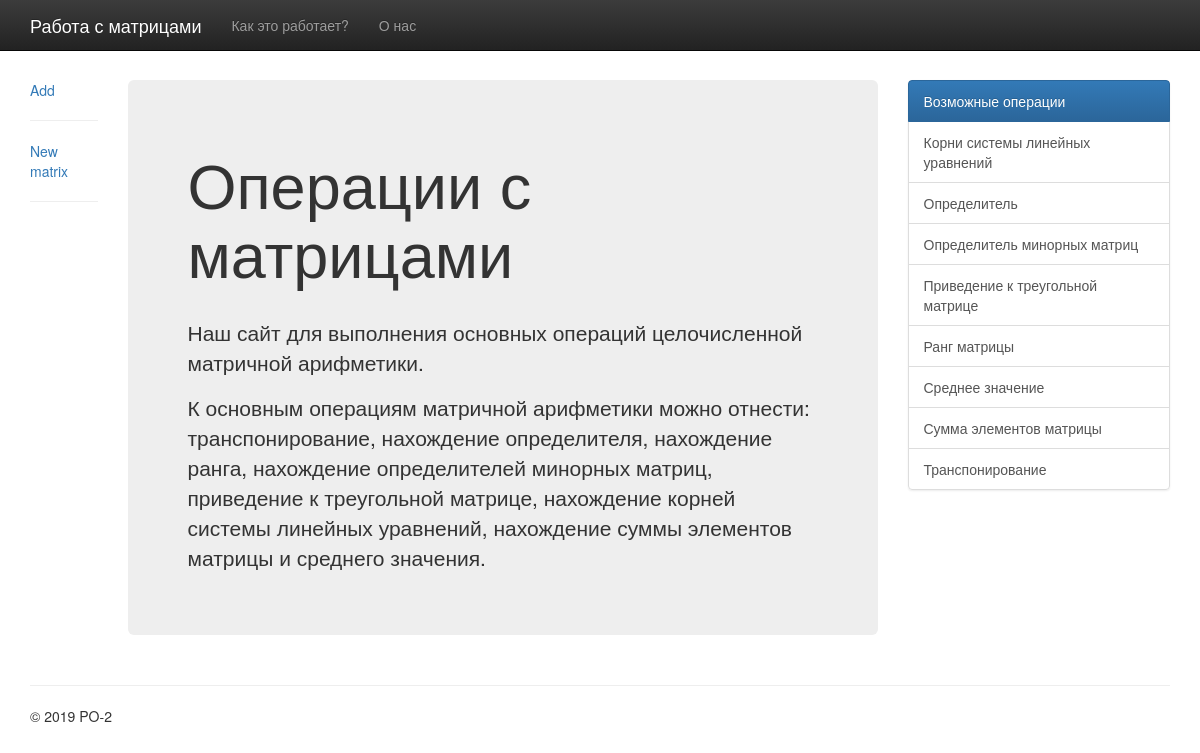
Before: / with the older database file.
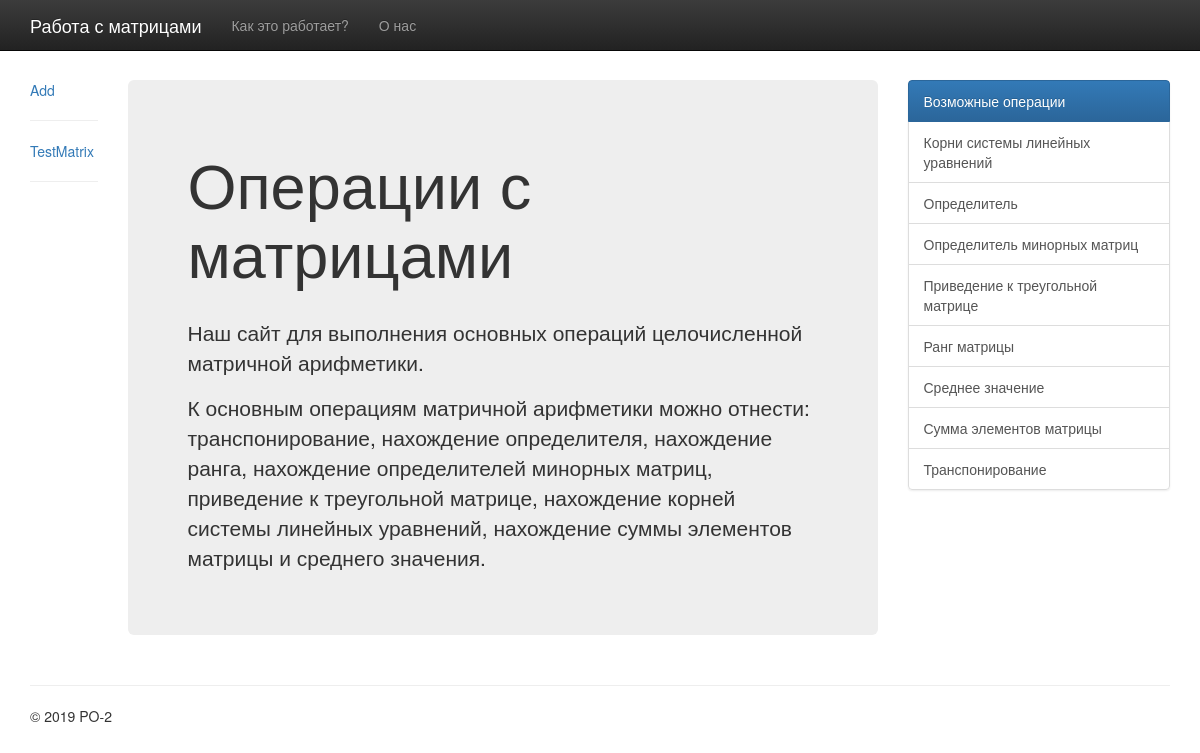
After: the same page with the newer database file.
### matrix/models.py (models this page shows, shortened)
class Matrix(models.Model):
    name = models.CharField(max_length=25, default="New matrix")
    rows = models.PositiveIntegerField(default=0)
    columns = models.PositiveIntegerField(default=0)
    values = models.TextField()
    file = models.FileField()
    def matrix(self):
        array = make_array(self.values)
        return array

### matrix/views.py (the view)
# urls.py: path('', HomePageView.as_view(), name='home'),
class HomePageView(ListView):
    model = Matrix
    template_name = 'home.html'

### templates/home.html
{% extends 'base.html' %}
{% block content %}
    <div class="col-sm-1">
        <div class="card"><a href="{% url 'create' %}">Add</a></div>
        <hr/>
        {% for matrix in object_list %}
            <div class="card"><a href="{% url 'detail' matrix.pk %}">{{ matrix.name }}</a></div>
            <hr/>
        {% endfor %}
    </div>
    <div class="col-sm-8">
      <div class="jumbotron">
        <h1>Операции с матрицами</h1>
          <br>
        <p>Наш сайт для выполнения основных операций целочисленной матричной арифметики.</p>
        <p>К основным операциям матричной арифметики можно отнести:<br>
            транспонирование, нахождение определителя, нахождение ранга, нахождение определителей минорных матриц,
            приведение к треугольной матрице, нахождение корней системы линейных уравнений,
            нахождение суммы элементов матрицы и среднего значения.</p>
      </div>
    </div>
{% endblock %}

Changed rows visible on the page:
removed Matrix: name "New matrix"
added Matrix: name "TestMatrix"
